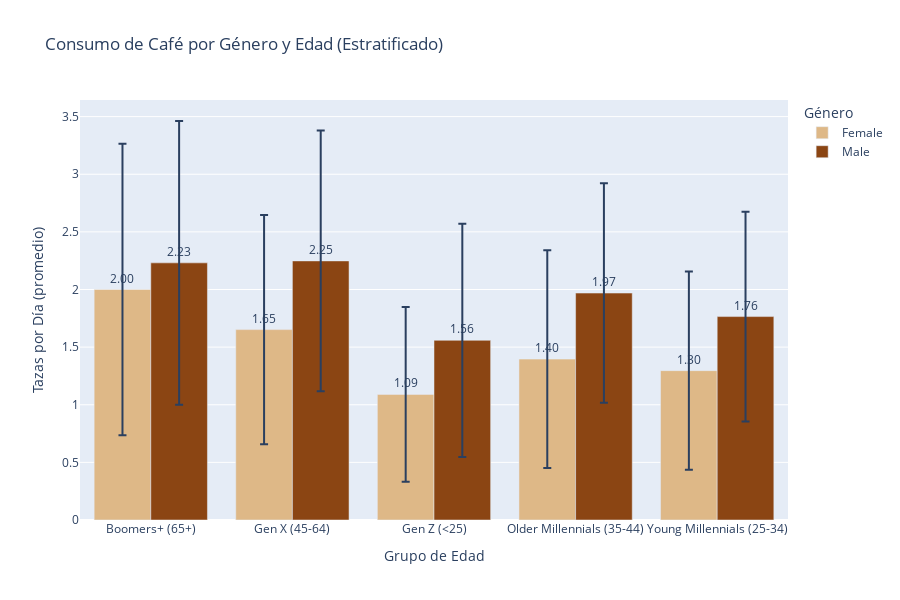

Write notebook code for a chart like this one.
### Code cell
fig = px.bar(
    consumption_by_gender_age,
    x='Age_Group',
    y='Mean',
    color='Gender',
    barmode='group',
    title='Consumo de Café por Género y Edad (Estratificado)',
    text='Mean',
    color_discrete_map={'Male': '#8B4513', 'Female': '#DEB887'},
    error_y='Std',  # Barras de error
    hover_data=['N']
)

fig.update_traces(texttemplate='%{text:.2f}', textposition='outside')
fig.update_layout(
    xaxis_title="Grupo de Edad",
    yaxis_title="Tazas por Día (promedio)",
    legend_title="Género",
    height=600,
    hovermode='x unified'
)

fig.show()

### Figure 1 — Plotly figure (JSON) as saved in the notebook; plotly's stock layout.template omitted (floating-point values rounded to 4 significant figures)
{"data": [{"alignmentgroup": "True", "customdata": [[21], [138], [78], [197], [419]], "error_y": {"array": [1.265, 0.994, 0.759, 0.945, 0.86]}, "hovertemplate": "Gender=Female<br>Age_Group=%{x}<br>Mean=%{text}<br>N=%{customdata[0]}<extra></extra>", "legendgroup": "Female", "marker": {"color": "#DEB887", "pattern": {"shape": ""}}, "name": "Female", "offsetgroup": "Female", "orientation": "v", "showlegend": true, "text": [2.0, 1.652, 1.09, 1.396, 1.296], "textposition": "outside", "texttemplate": "%{text:.2f}", "type": "bar", "x": ["Boomers+ (65+)", "Gen X (45-64)", "Gen Z (<25)", "Older Millennials (35-44)", "Young Millennials (25-34)"], "xaxis": "x", "y": [2.0, 1.652, 1.09, 1.396, 1.296], "yaxis": "y"}, {"alignmentgroup": "True", "customdata": [[52], [270], [297], [621], [1284]], "error_y": {"array": [1.231, 1.131, 1.012, 0.952, 0.91]}, "hovertemplate": "Gender=Male<br>Age_Group=%{x}<br>Mean=%{text}<br>N=%{customdata[0]}<extra></extra>", "legendgroup": "Male", "marker": {"color": "#8B4513", "pattern": {"shape": ""}}, "name": "Male", "offsetgroup": "Male", "orientation": "v", "showlegend": true, "text": [2.231, 2.248, 1.559, 1.969, 1.765], "textposition": "outside", "texttemplate": "%{text:.2f}", "type": "bar", "x": ["Boomers+ (65+)", "Gen X (45-64)", "Gen Z (<25)", "Older Millennials (35-44)", "Young Millennials (25-34)"], "xaxis": "x", "y": [2.231, 2.248, 1.559, 1.969, 1.765], "yaxis": "y"}], "layout": {"barmode": "group", "height": 600, "hovermode": "x unified", "legend": {"title": {"text": "Género"}, "tracegroupgap": 0}, "title": {"text": "Consumo de Café por Género y Edad (Estratificado)"}, "xaxis": {"anchor": "y", "domain": [0, 1], "title": {"text": "Grupo de Edad"}}, "yaxis": {"anchor": "x", "domain": [0, 1], "title": {"text": "Tazas por Día (promedio)"}}}}
